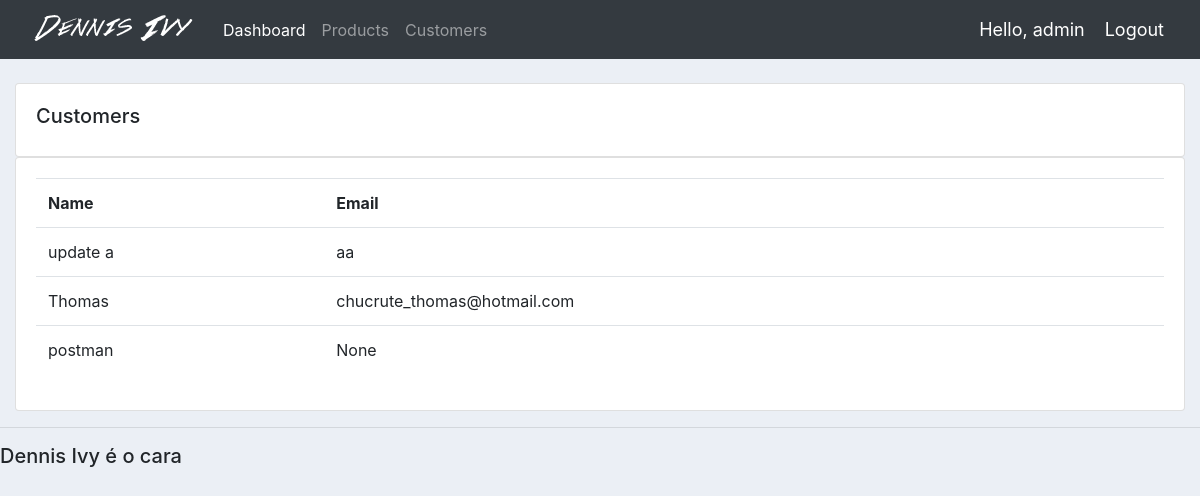
/customers/ (signed in), run on an earlier commit of the app's database.
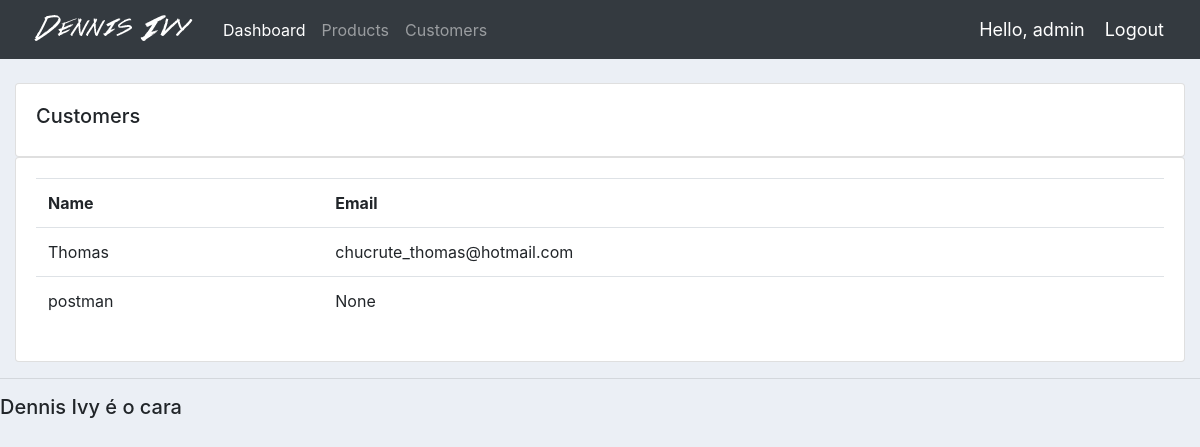
And on a later commit of the database.
### accounts/models.py (models this page shows, shortened)
class Customer(models.Model):
	auto_increment_id = models.AutoField(primary_key=True)
	name = models.CharField(max_length=200, default=None)
	email = models.CharField(max_length=200, null=True)
	date_created = models.DateTimeField(auto_now_add=True, null=True)

### accounts/views.py (the view)
# urls.py: path('customers/', views.customers, name='customers'),
@login_required(login_url='login')
def customers(request):
	customers = Customer.objects.all()
	return render(request,'accounts/customers.html',{'customers':customers})

### accounts/templates/accounts/customers.html
{%  extends 'accounts/main.html' %}
{% block content %}
		<br>
		<div class="row">
			<div class="col-md">
				<div class="card card-body">
					<h5>Customers</h5>
				</div>
				<div class="card card-body">
					<table class="table">
						<tr>
							<th>Name</th>
							<th>Email</th>
						</tr>
						{% for i in customers %}
							<tr>
								<td>{{i.name}}</td>
								<td>{{i.email}}</td>
							</tr>
						{% endfor %}
					</table>
				</div>
			</div>
		</div>
{% endblock content %}

What changed in the data, as far as the page shows it:
removed Customer: name "update a", email "aa"
